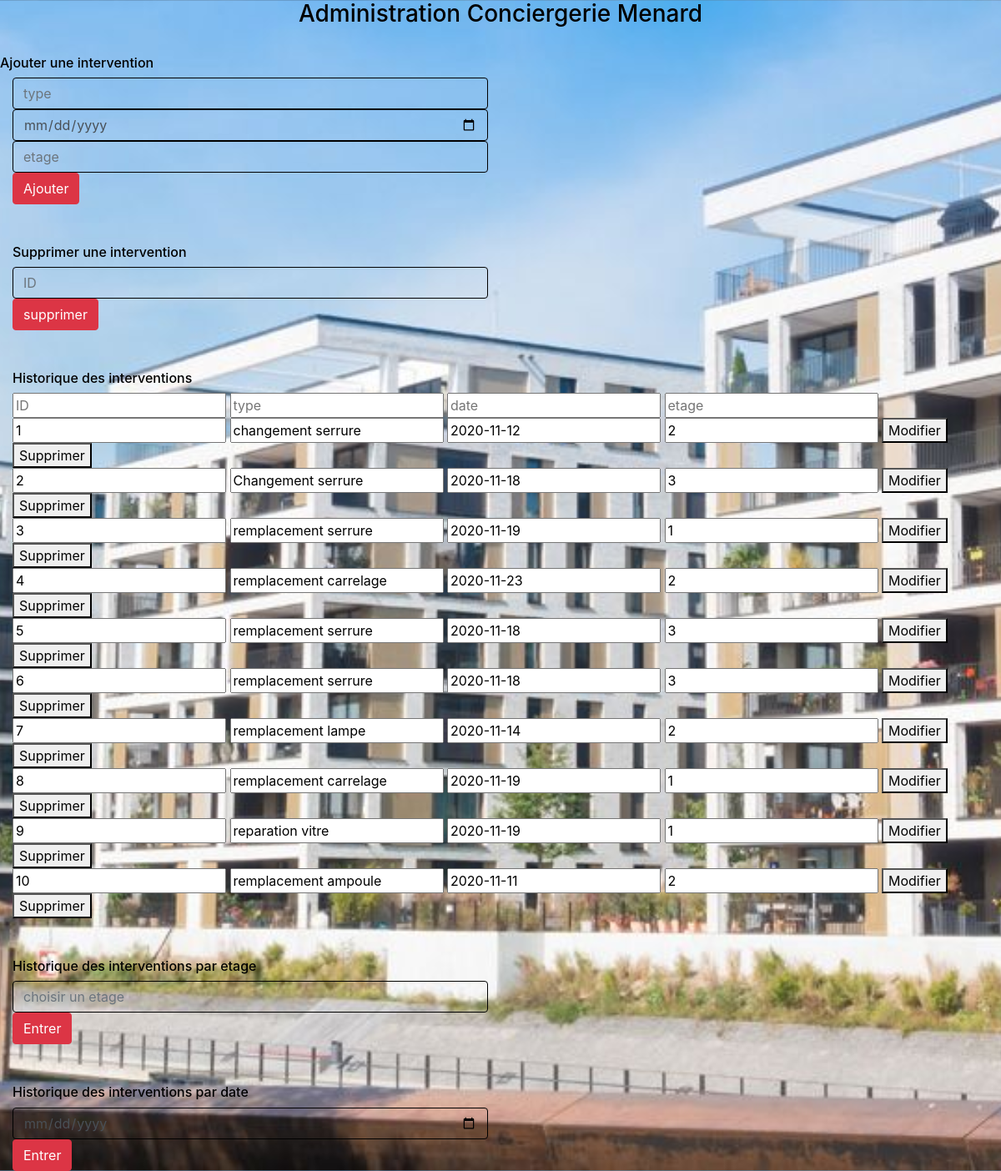
The page / on the database its author committed.
### tables this page shows
CREATE TABLE IF NOT EXISTS `intervention` (
  `ID_intervention` int(20) NOT NULL AUTO_INCREMENT,
  `type_intervention` varchar(255) NOT NULL,
  `date_intervention` date NOT NULL,
  `etage_intervention` bigint(255) NOT NULL,
  PRIMARY KEY (`ID_intervention`)
);

### fonction.php (called while the page is built, shortened)
<?php
function connectionbd(){
    try
    {
    $pdo = new PDO('mysql:host=localhost;dbname=abdourazaki_conciergerie;port=3306;charset=utf8', 'abdourazaki', 'mHfV1o1QwXzr3w==');
    return $pdo;
    }
    catch(Exception $e)
    {
    die('Erreur : '.$e->getMessage());
    echo 'je ne suis pas connecte';
    }
}

### index.php (the view, shortened to what this page needs)
<?php
include "fonction.php" ;?>
<!DOCTYPE html>
<html lang="en">
<head>
    <link rel="stylesheet" href="https://stackpath.bootstrapcdn.com/bootstrap/4.4.1/css/bootstrap.min.css"
>
    <link rel="stylesheet" href="style.css">
</head>
<body>
    <section>
        <div class="col-12 text-center">
            <h3>Administration Conciergerie Menard</h3>
        </div>
    </section>
    <br>
    <section>
        <h6>Ajouter une intervention</h6>
        <div class="container-fluid">
            <div class="row">
                <div class="col-6">
                    <form method='GET'>
                        <input class="form-control" type="text" placeholder="type" name="typeintervention">
                        <input class="form-control" type="date" placeholder="date" name="dateintervention">
                        <input class="form-control" type="text" placeholder="etage" name="etageintervention">
                        <button class="btn btn-danger" type="submit" value="ajouter" name="action">Ajouter</button>
                    </form>
                </div>
            </div>
        </div>
    </section>
    <br><br>
    <section>
        <div class="container-fluid">
            <div class="row">
                <div class="col-6">
                    <h6>Supprimer une intervention</h6>
                        <form method='GET'>
                            <input class="form-control" type="text" placeholder="ID" name="idinterventionn">
                            <button class="btn btn-danger" type="submit" value="delate"
                                name="actione">supprimer</button>
                        </form>
                </div>
            </div>
        </div>
    </section>
    <br><br>
    <section>
        <div class="container-fluid">
            <div class="row">
                <div class="col-12">
                    <h6>Historique des interventions</h2>
                        <form method='GET'>
                            <input type="text" placeholder="ID" name="idintervention">
                            <input type="text" placeholder="type" name="typeintervention">
                            <input type="text" placeholder="date" name="dateintervention">
                            <input type="text" placeholder="etage" name="etageintervention">
                        </form>
                        <?php
                            $recuperation = connectionbd() -> query ( 'SELECT * FROM intervention');
                            while ( $intervention = $recuperation -> fetch ()) {
                            echo  "<form> <div> <input type = 'text' name = 'idinterventioni' value = '" . $intervention ['ID_intervention']. "'>
                           <input type = 'text' name='typeinterv' value = '" . $intervention ['type_intervention']. "'>
                           <input type = 'text' name='dateinter' value = '" . $intervention ['date_intervention']. "'>
                           <input type = 'text' name='etageinterventionnn' value = '" . $intervention ['etage_intervention']. "'>
                           <button type = 'submit' value = 'update' name = 'act'> Modifier </button>
                           <button type = 'submit' value = 'delate' name = 'actione'> Supprimer </button>
                           </form>
                           </div> " ;
                        }
                        ?>
    </section>
    <br><br>
    <section>
        <div class="container-fluid">
            <div class="row">
                <div class="col-6">
                    <h6>Historique des interventions par etage</h2>
                        <form method="GET">
                            <input class="form-control" type="number" name="etage"
                                placeholder="choisir un etage"><button class="btn btn-danger" type="submit"
                                name="action" value="historique">Entrer</button>
                        </form>
                </div>
            </div>
        </div>
        <br><br>
    </section>
    <section>
        <div class="container-fluid">
            <div class="row">
                <div class="col-6">
                    <h6>Historique des interventions par date</h2>
                        <form method="GET">
                            <input class="form-control" type="date" name="date" placeholder="choisir un date"><button
                                class="btn btn-danger" type="submit" name="actio" value="historiques">Entrer</button>
                        </form>
                </div>
            </div>
        </div>
    </section>
</body>

### style.css (style rules this page uses)
body { color:black; background-color:white; background-image:url(batiment10.png); background-size: cover; background-position: center; align-content: center; }
.form-control { opacity: 100%; background-color:rgba(255, 255, 255, 0) !important; border-color:black; }

### rows shown on the page
intervention: idinterventioni "1", typeinterv "changement serrure", dateinter "2020-11-12", etageinterventionnn "2"
intervention: idinterventioni "2", typeinterv "Changement serrure", dateinter "2020-11-18", etageinterventionnn "3"
intervention: idinterventioni "3", typeinterv "remplacement serrure", dateinter "2020-11-19", etageinterventionnn "1"
intervention: idinterventioni "4", typeinterv "remplacement carrelage", dateinter "2020-11-23", etageinterventionnn "2"
intervention: idinterventioni "5", typeinterv "remplacement serrure", dateinter "2020-11-18", etageinterventionnn "3"
intervention: idinterventioni "6", typeinterv "remplacement serrure", dateinter "2020-11-18", etageinterventionnn "3"
intervention: idinterventioni "7", typeinterv "remplacement lampe", dateinter "2020-11-14", etageinterventionnn "2"
intervention: idinterventioni "8", typeinterv "remplacement carrelage", dateinter "2020-11-19", etageinterventionnn "1"
intervention: idinterventioni "9", typeinterv "reparation vitre", dateinter "2020-11-19", etageinterventionnn "1"
intervention: idinterventioni "10", typeinterv "remplacement ampoule", dateinter "2020-11-11", etageinterventionnn "2"
